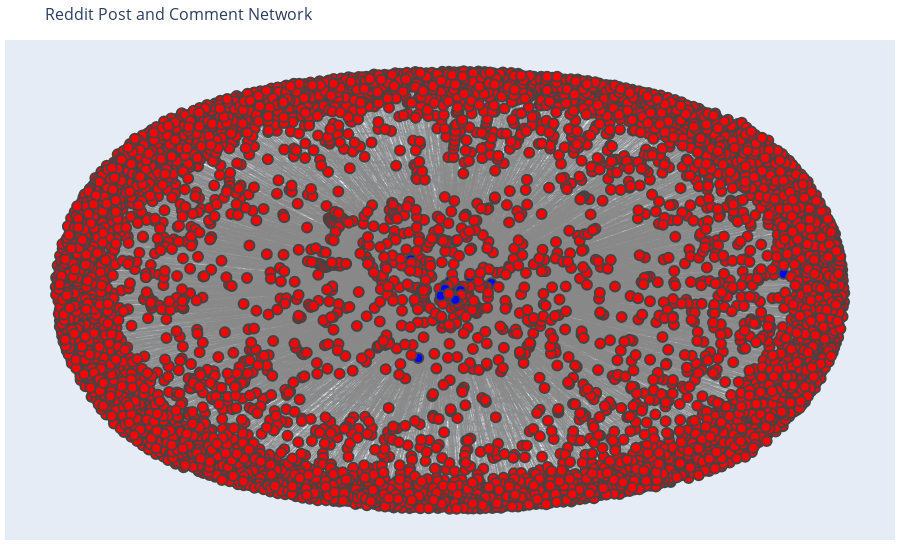

Notebook code cell kept with this figure:
### Code cell
import networkx as nx
import plotly.graph_objects as go



# Visualization with Plotly
pos = nx.spring_layout(graph)  # Layout algorithm

edge_x = []
edge_y = []
for edge in graph.edges():
    x0, y0 = pos[edge[0]]
    x1, y1 = pos[edge[1]]
    edge_x.extend([x0, x1, None])
    edge_y.extend([y0, y1, None])

edge_trace = go.Scatter(
    x=edge_x, y=edge_y,
    line=dict(width=0.5, color='#888'),
    hoverinfo='none',
    mode='lines')

node_x = []
node_y = []
node_text = []
node_color = []
for node in graph.nodes():
    x, y = pos[node]
    node_x.append(x)
    node_y.append(y)
    if graph.nodes[node]['type'] == 'post':
        # node_text.append(f"Post: {graph.nodes[node]['title']}")
        node_color.append('blue')  # Color for post nodes
    else:
        # node_text.append(f"Comment:" # {graph.nodes[node]['body'][:30]}..."
        #                  )
        node_color.append('red')  # Color for comment nodes

node_trace = go.Scatter(
    x=node_x, y=node_y,
    mode='markers+text',
    hoverinfo='text',
    text=node_text,
    marker=dict(
        showscale=False,
        colorscale='YlGnBu',
        color=node_color,
        size=10,
        line_width=2))

fig = go.Figure(data=[edge_trace, node_trace],
             layout=go.Layout(
                title='Reddit Post and Comment Network',
                titlefont_size=16,
                showlegend=False,
                hovermode='closest',
                margin=dict(b=20,l=5,r=5,t=40),
                xaxis=dict(showgrid=False, zeroline=False, showticklabels=False),
                yaxis=dict(showgrid=False, zeroline=False, showticklabels=False))
                )
fig.show()

### Figure 1 — Plotly figure (JSON) as saved in the notebook; plotly's stock layout.template omitted (floating-point values rounded to 4 significant figures; data arrays with more than 128 entries replaced by an {"elided": "..."} marker saying what was removed)
{"data": [{"hoverinfo": "none", "line": {"color": "#888", "width": 0.5}, "mode": "lines", "type": "scatter", "x": {"elided": "25740 float values"}, "y": {"elided": "25740 float values"}}, {"hoverinfo": "text", "marker": {"color": {"elided": "5173 str values"}, "colorscale": [[0, "rgb(255,255,217)"], [0.125, "rgb(237,248,177)"], [0.25, "rgb(199,233,180)"], [0.375, "rgb(127,205,187)"], [0.5, "rgb(65,182,196)"], [0.625, "rgb(29,145,192)"], [0.75, "rgb(34,94,168)"], [0.875, "rgb(37,52,148)"], [1, "rgb(8,29,88)"]], "line": {"width": 2}, "showscale": false, "size": 10}, "mode": "markers+text", "text": [], "type": "scatter", "x": {"elided": "5173 float values"}, "y": {"elided": "5173 float values"}}], "layout": {"hovermode": "closest", "margin": {"b": 20, "l": 5, "r": 5, "t": 40}, "showlegend": false, "title": {"font": {"size": 16}, "text": "Reddit Post and Comment Network"}, "xaxis": {"showgrid": false, "showticklabels": false, "zeroline": false}, "yaxis": {"showgrid": false, "showticklabels": false, "zeroline": false}}}
